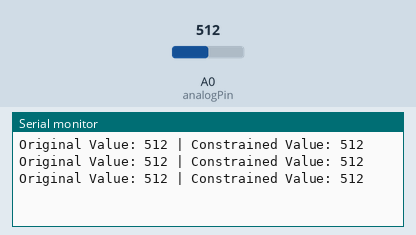
The sketch below on a simulated Arduino Uno, built with avr-gcc and run on an emulated ATmega328P. Shown: the last lines printed to the serial monitor. The test bench sets the inputs (shaded band); at power-on: A0 (analogPin) = 512.

Above: at 1.3 s.
1.4 s: A0 (analogPin) set to 716
At 1.9 s:
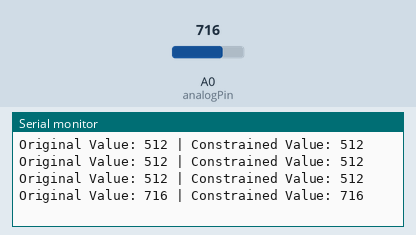
2.9 s: A0 (analogPin) set to 900
At 3.4 s:
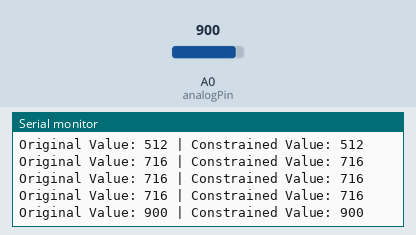
Timing chart, 0 to 5.9 s (numbered marks = the images above; inputs shaded):
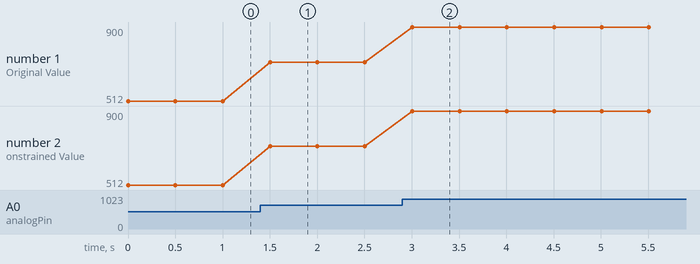

Measured:
- after the input at 1.4 s, the serial monitor: prints a new line after 0.10 s (image 1)
- after the input at 2.9 s, the serial monitor: prints a new line after 0.10 s (image 2)
- plotted number 1: 512 → 716 after the input at 1.4 s, 716 → 900 after the input at 2.9 s
- plotted number 2: 512 → 716 after the input at 1.4 s, 716 → 900 after the input at 2.9 s

The sketch:

263.ino
```cpp
const int analogPin = A0;   // Pin where the analog sensor is connected
int sensorValue = 0;        // Variable to store the analog sensor value
int constrainedValue = 0;   // Variable to store the constrained value

void setup() {
  // Initialize the Serial communication
  Serial.begin(9600);
}

void loop() {
  // Read the analog input from the sensor (value between 0 and 1023)
  sensorValue = analogRead(analogPin);

  // Constrain the sensor value between 100 and 900
  constrainedValue = constrain(sensorValue, 100, 900);

  // Print the original and constrained values to the Serial Monitor
  Serial.print("Original Value: ");
  Serial.print(sensorValue);
  Serial.print(" | Constrained Value: ");
  Serial.println(constrainedValue);

  // Add a delay for stability
  delay(500);
}
```
